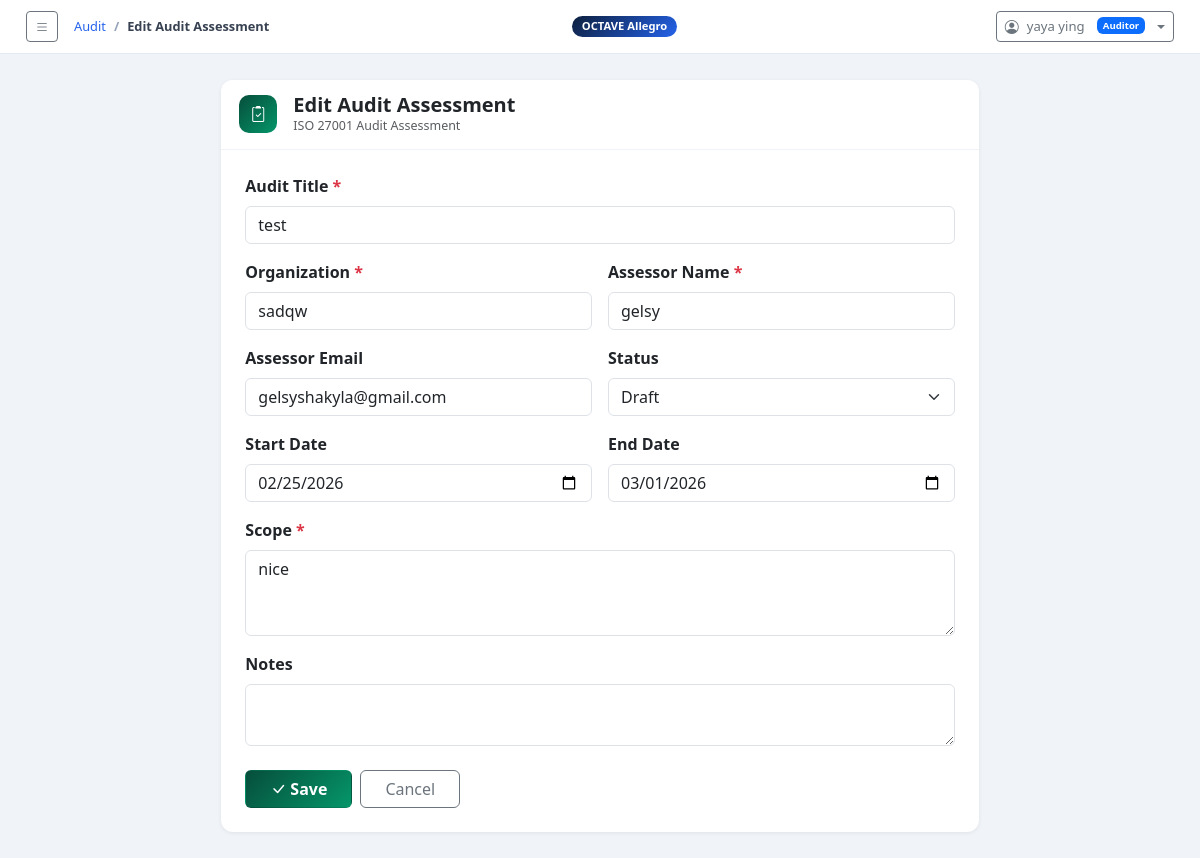
The page /audit/1/edit/ (signed in) on the database its author committed.
### octave_app/models.py (models this page shows, shortened)
class AuditAssessment(models.Model):
    owner          = models.ForeignKey(User, on_delete=models.SET_NULL, null=True, blank=True,
                         related_name='audit_assessments')
    assigned_auditee = models.ForeignKey(User, on_delete=models.SET_NULL, null=True, blank=True,
                         related_name='assigned_audit_assessments')
    title          = models.CharField(max_length=255)
    organization   = models.CharField(max_length=255)
    scope          = models.TextField()
    assessor_name  = models.CharField(max_length=255)
    assessor_email = models.EmailField(blank=True)
    start_date     = models.DateField(default=timezone.now)
    end_date       = models.DateField(null=True, blank=True)
    status         = models.CharField(max_length=20, choices=AUDIT_STATUS_CHOICES, default='draft')
    notes          = models.TextField(blank=True)
    created_at     = models.DateTimeField(default=timezone.now)
    updated_at     = models.DateTimeField(auto_now=True)
    class Meta:
        ordering = ['-created_at']

### octave_app/views.py (the view)
# urls.py: path('audit/<int:pk>/edit/',                  views.audit_update,           name='audit_update'),
@login_required
@auditor_required
def audit_update(request, pk):
    from .forms import AuditAssessmentForm
    audit = get_object_or_404(AuditAssessment, pk=pk, owner=request.user)
    form  = AuditAssessmentForm(request.POST or None, instance=audit)
    if form.is_valid():
        form.save()
        messages.success(request, 'Audit Assessment updated.')
        return redirect('audit_detail', pk=pk)
    return render(request, 'octave_app/audit/audit_form.html', {
        'form': form, 'page_title': 'Edit Audit Assessment', 'btn': 'Save', 'audit': audit,
    })

### octave_app/forms.py
class AuditAssessmentForm(forms.ModelForm):
    class Meta:
        model  = AuditAssessment
        fields = ['title', 'organization', 'scope', 'assessor_name', 'assessor_email',
                  'start_date', 'end_date', 'status', 'notes']
        widgets = {
            'title':          forms.TextInput(attrs={'class': 'form-control'}),
            'organization':   forms.TextInput(attrs={'class': 'form-control'}),
            'scope':          forms.Textarea(attrs={'class': 'form-control', 'rows': 3}),
            'assessor_name':  forms.TextInput(attrs={'class': 'form-control'}),
            'assessor_email': forms.EmailInput(attrs={'class': 'form-control'}),
            'start_date':     forms.DateInput(attrs={'class': 'form-control', 'type': 'date'}),
            'end_date':       forms.DateInput(attrs={'class': 'form-control', 'type': 'date'}),
            'status':         forms.Select(attrs={'class': 'form-select'}),
            'notes':          forms.Textarea(attrs={'class': 'form-control', 'rows': 2}),
        }

### octave_app/context_processors.py (called while the page is built)
def sidebar_ctx(request):
    return {'octave_steps': OCTAVE_STEPS}

### octave_app/views.py (called while the page is built)
def auditor_required(view_func):
    @wraps(view_func)
    def wrapper(request, *args, **kwargs):
        if not request.user.is_authenticated:
            return redirect('login')
        try:
            if request.user.profile.role != 'auditor':
                messages.error(request, 'Access denied. Only Auditors can perform this action.')
                return redirect('dashboard')
        except UserProfile.DoesNotExist:
            messages.error(request, 'No profile found.')
            return redirect('dashboard')
        return view_func(request, *args, **kwargs)
    return wrapper

### octave_app/templates/octave_app/audit/audit_form.html (shortened to what this page needs)
{% extends 'octave_app/base.html' %}
{% block breadcrumb %}
<li class="breadcrumb-item"><a href="{% url 'audit_list' %}">Audit</a></li>
<li class="breadcrumb-item active">{{ page_title }}</li>
{% endblock %}
{% block content %}
<div class="row justify-content-center">
  <div class="col-lg-8">
    <div class="card">
      <div class="card-header d-flex align-items-center gap-3">
        <div style="width:38px;height:38px;border-radius:10px;background:linear-gradient(135deg,#064e3b,#059669);display:flex;align-items:center;justify-content:center;">
          <i class="bi bi-clipboard2-check text-white"></i>
        </div>
        <div>
          <h5 class="fw-bold mb-0">{{ page_title }}</h5>
          <div class="text-muted" style="font-size:.78rem;">ISO 27001 Audit Assessment</div>
        </div>
      </div>
      <div class="card-body p-4">
        <form method="post">
          <div class="row g-3">
            <div class="col-12">
              <label class="form-label fw-semibold">Audit Title <span class="text-danger">*</span></label>
              {{ form.title }}
            </div>
            <div class="col-md-6">
              <label class="form-label fw-semibold">Organization <span class="text-danger">*</span></label>
              {{ form.organization }}
            </div>
            <div class="col-md-6">
              <label class="form-label fw-semibold">Assessor Name <span class="text-danger">*</span></label>
              {{ form.assessor_name }}
            </div>
            <div class="col-md-6">
              <label class="form-label fw-semibold">Assessor Email</label>
              {{ form.assessor_email }}
            </div>
            <div class="col-md-6">
              <label class="form-label fw-semibold">Status</label>
              {{ form.status }}
            </div>
            <div class="col-md-6">
              <label class="form-label fw-semibold">Start Date</label>
              {{ form.start_date }}
            </div>
            <div class="col-md-6">
              <label class="form-label fw-semibold">End Date</label>
              {{ form.end_date }}
            </div>
            <div class="col-12">
              <label class="form-label fw-semibold">Scope <span class="text-danger">*</span></label>
              {{ form.scope }}
            </div>
            <div class="col-12">
              <label class="form-label fw-semibold">Notes</label>
              {{ form.notes }}
            </div>
          </div>
          <div class="d-flex gap-2 mt-4">
            <button type="submit" class="btn fw-semibold px-4" style="background:linear-gradient(135deg,#064e3b,#059669);color:#fff;">
              <i class="bi bi-check-lg me-1"></i>{{ btn }}
            </button>
            <a href="{% url 'audit_list' %}" class="btn btn-outline-secondary px-4">Cancel</a>
          </div>
        </form>
      </div>
    </div>
  </div>
</div>
{% endblock %}

### octave_app/templates/octave_app/base.html (shortened to what this page needs)
<!DOCTYPE html>
<html lang="en">
<head>
  <link href="https://cdn.jsdelivr.net/npm/bootstrap@5.3.2/dist/css/bootstrap.min.css" rel="stylesheet">
  <link href="https://cdn.jsdelivr.net/npm/bootstrap-icons@1.11.3/font/bootstrap-icons.css" rel="stylesheet">
</head>
<body>
<div class="main full">
  <div class="topbar">
    <div class="d-flex align-items-center gap-3">
      <button class="btn btn-sm btn-outline-secondary" id="toggleSidebar">
        <i class="bi bi-list"></i>
      </button>
      <nav aria-label="breadcrumb">
        <ol class="breadcrumb">
          {% block breadcrumb %}<li class="breadcrumb-item active">Dashboard</li>{% endblock %}
        </ol>
      </nav>
    </div>
    <span class="ws-badge">OCTAVE Allegro</span>
    {% if user.is_authenticated %}
    <div class="dropdown ms-3">
      <button class="btn btn-sm btn-outline-secondary dropdown-toggle d-flex align-items-center gap-2" type="button" data-bs-toggle="dropdown">
        <i class="bi bi-person-circle"></i>
        <span style="font-size:.82rem">{{ user.get_full_name|default:user.username }}</span>
        {% with role=user.profile.role %}
        {% if role == 'admin' %}<span class="badge bg-danger ms-1" style="font-size:.6rem">Admin</span>
        {% elif role == 'auditor' %}<span class="badge bg-primary ms-1" style="font-size:.6rem">Auditor</span>
        {% else %}<span class="badge bg-secondary ms-1" style="font-size:.6rem">Auditee</span>{% endif %}
        {% endwith %}
      </button>
    </div>
    {% endif %}
  </div>
  <div class="content">
    {% block content %}{% endblock %}
  </div>
</div>
</body>
</html>

### octave_app/templates/octave_app/base.html (style rules this page uses)
:root { --navy:#0d1f3c;--navy2:#1a3558;--accent:#2563eb;--sidebar:270px }
body { background:#f0f4f8;font-family:'Segoe UI',system-ui,sans-serif }
.main { margin-left:var(--sidebar); min-height:100vh; display:flex; flex-direction:column; transition:margin-left .3s ease; }
.main.full { margin-left:0 !important; }
.topbar { background:#fff;border-bottom:1px solid #e2e8f0;padding:11px 26px;position:sticky;top:0;z-index:100;display:flex;align-items:center;justify-content:space-between }
.topbar .breadcrumb { margin:0;font-size:.8rem }
.topbar .breadcrumb-item a { color:var(--accent);text-decoration:none }
.topbar .breadcrumb-item.active { color:#374151;font-weight:600 }
.topbar .breadcrumb-item+.breadcrumb-item::before { color:#94a3b8 }
.content { padding:26px;flex:1 }
.card { border:none;border-radius:12px;box-shadow:0 1px 4px rgba(0,0,0,.07) }
.card-header { background:#fff;border-bottom:1px solid #f0f4f8;border-radius:12px 12px 0 0!important;padding:13px 18px }
.ws-badge { background:linear-gradient(135deg,var(--navy),var(--accent));color:#fff;border-radius:16px;padding:2px 10px;font-size:.7rem;font-weight:700 }

### rows shown on the page
AuditAssessment: title "test", organization "sadqw", assessor_name "gelsy", assessor_email "gelsyshakyla@gmail.com", status "Draft", start_date "02/25/2026", end_date "03/01/2026", scope "nice"

### other values the page prints
{{ page_title }} "Edit Audit Assessment"
{{ user.get_full_name|default:user.username }} "yaya ying"
{{ btn }} "Save"
